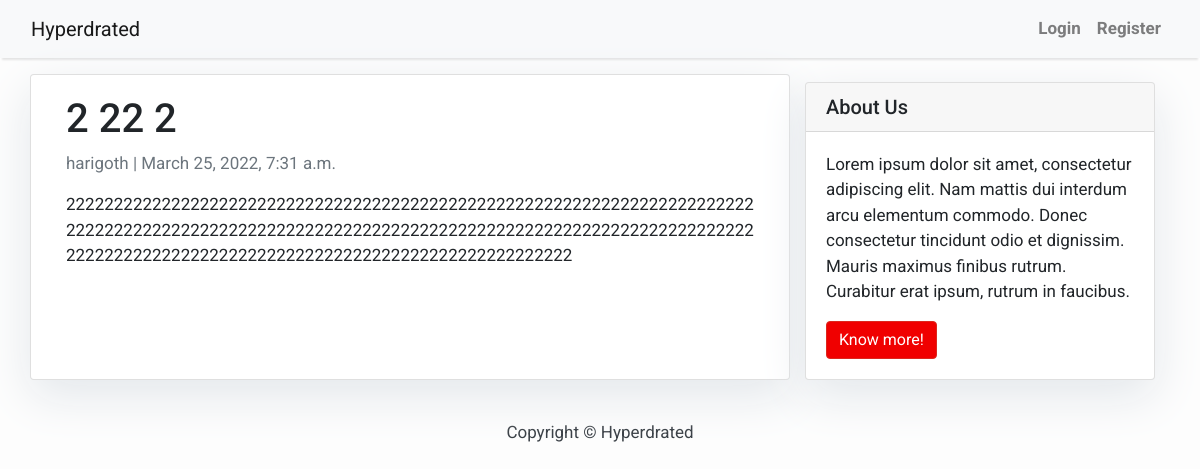
Page /2-22-2/ on the committed database.
### blog/models.py (models this page shows, shortened)
class Post(models.Model):
    title = models.CharField(max_length=200, unique=True)
    slug = models.SlugField(max_length=200, unique=True)
    author = models.ForeignKey(User, on_delete= models.CASCADE,related_name='blog_posts')
    updated_on = models.DateTimeField(auto_now= True)
    content = models.TextField()
    created_on = models.DateTimeField(auto_now_add=True)
    status = models.IntegerField(choices=STATUS, default=1)
    class Meta:
        ordering = ['-created_on']

### blog/views.py (the view)
# urls.py: path('<slug:slug>/', views.PostDetail.as_view(), name='post_detail'),
class PostDetail(generic.DetailView):
    model = Post
    template_name = 'post_detail.html'

### blog/templates/post_detail.html
{% extends 'base.html' %} {% block content %}
<div class="container">
  <div class="row">
    <div class="col-md-8 card mb-4  mt-3 left  top">
      <div class="card-body">
        <h1>{% block title %} {{ object.title }} {% endblock title %}</h1>
        <p class=" text-muted">{{ post.author }} | {{ post.created_on }}</p>
        <p class="card-text ">{{ object.content | safe }}</p>
      </div>
    </div>
    {% block sidebar %} {% include 'sidebar.html' %} {% endblock sidebar %}
  </div>
</div>
{% endblock content %}

### blog/templates/base.html (shortened to what this page needs)
<!DOCTYPE html>
<html>
    <head>
        <link rel="stylesheet" href="https://maxcdn.bootstrapcdn.com/bootstrap/4.0.0/css/bootstrap.min.css"
 />
    </head>
    <body>
        <nav class="navbar navbar-expand-lg navbar-light bg-light shadow" id="mainNav">
            <div class="container-fluid">
                <a class="navbar-brand" href="{% url 'home' %}">Hyperdrated</a>
                <div class="collapse navbar-collapse" id="navbarResponsive">
                    <ul class="navbar-nav ml-auto">
                        {% if user.is_authenticated %}
                        <a Class='navnar-brand'>Hi {{user.first_name}}</a>
                        <li class="nav-item text-black">
                            <a class="nav-link text-black font-weight-bold" href="/userpage">My page</a>
                        </li>
                        <li class="nav-item text-black">
                            <a class="nav-link text-black font-weight-bold" href="/signout">Logout</a>
                        </li>
                        {% else %}
                        <li class="nav-item text-black">
                            <a class="nav-link text-black font-weight-bold" href="/login">Login</a>
                        </li>
                        <li class="nav-item text-black">
                            <a class="nav-link text-black font-weight-bold" href="/register">Register</a>
                        </li>
                        {% endif %}
                    </ul>
                </div>
            </div>
        </nav>
        {% block content %}{% endblock content %}
        <footer class="py-3 bg-grey">
            <p class="m-0 text-dark text-center ">Copyright &copy; Hyperdrated</p>
        </footer>
    </body>
</html>

### blog/templates/sidebar.html (shortened to what this page needs)
{% block sidebar %}
<div class="col-md-4 float-right ">
<div class="card my-4">
        <h5 class="card-header">About Us</h5>
    <div class="card-body">
        <p class="card-text"> Lorem ipsum dolor sit amet, consectetur adipiscing elit. Nam mattis dui interdum arcu elementum commodo. Donec consectetur tincidunt odio et dignissim. Mauris maximus finibus rutrum. Curabitur erat ipsum, rutrum in faucibus. </p>
        <a href="#"
           class="btn btn-danger">Know more!</a>
    </div>
</div>
</div>
{% endblock sidebar %}

### blog/templates/base.html (style rules this page uses)
body { font-family: "Roboto", sans-serif; font-size: 17px; background-color: #fdfdfd; }
.shadow { box-shadow: 0 4px 2px -2px rgba(0, 0, 0, 0.1); }
.btn-danger { color: #fff; background-color: #f00000; border-color: #dc281e; }

### blog/templates/sidebar.html (style rules this page uses)
.card { box-shadow: 0 16px 48px #E3E7EB; }

### rows in the picture
Post: title "2 22 2", author "harigoth", created_on "March 25, 2022, 7:31 a.m.", content "22222222222222222222222222222222222222222222222222222222222222222222222222222222222222222222222222222222222222222222222222222222222222222222222222222222222222222222222222222222222222222222222222222"
